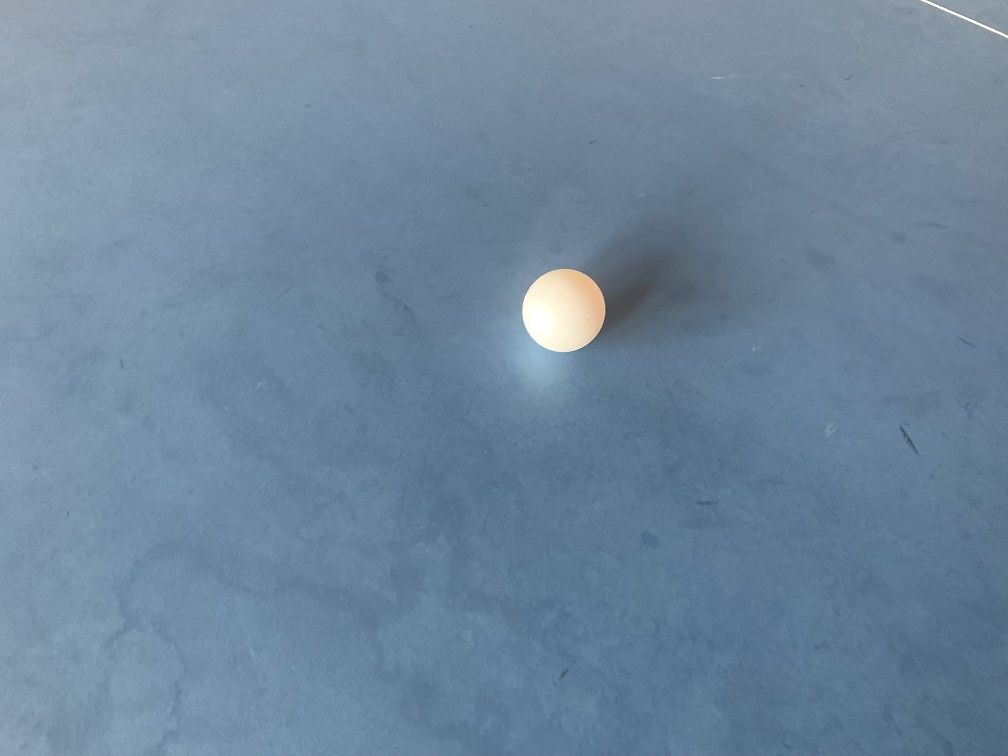
//> input picture Assignment/balls/Ball1.jpg, 1008 x 756 px
$ ./Balls_MyApplication_Solution_1   (built with g++ and OpenCV 4)
//> lines starting //> are read from the running program, lines starting //| are printed output that depends on the picture; after the words box and inside, x2 and y2 are one past the last pixel; in counts of white or black regions, pixels touching at a corner belong together
#include <iostream>
#include <sys/stat.h>
#include <opencv2/opencv.hpp>
#include <vector>

using namespace std;
using namespace cv;

float colorDistance(const Vec3f &color1, const Vec3f &color2)
{
    return norm(color1 - color2);
}

int main()
{
    vector<string> filenames = {
        "/Users/navi/Desktop/open_cv/Assignment/balls/Ball1.jpg",
        "/Users/navi/Desktop/open_cv/Assignment/balls/Ball2.jpg",
        "/Users/navi/Desktop/open_cv/Assignment/balls/Ball3.jpg",
        "/Users/navi/Desktop/open_cv/Assignment/balls/Ball4.jpg",
        "/Users/navi/Desktop/open_cv/Assignment/balls/Ball5.jpg",
        "/Users/navi/Desktop/open_cv/Assignment/balls/Ball6.jpg",
        "/Users/navi/Desktop/open_cv/Assignment/balls/Ball7.jpg",
        "/Users/navi/Desktop/open_cv/Assignment/balls/Ball8.jpg",
        "/Users/navi/Desktop/open_cv/Assignment/balls/Ball9.jpg",
        "/Users/navi/Desktop/open_cv/Assignment/balls/Ball10.jpg"};

    vector<vector<pair<Point2f, float>>> groundTruths = {
        {{Point2f(564.5, 311.5), 83}},
        {{Point2f(432, 456.5), 136.5}},
        {{Point2f(414.5, 407), 95.5}},
        {{Point2f(363, 380), 113}},
        {{Point2f(146.5, 472), 85.5},
         {Point2f(440.5, 362), 84.5},
         {Point2f(711.5, 481.5), 84}},
        {{Point2f(383.5, 330.5), 96}},
        {{Point2f(529, 282), 70}},
        {{Point2f(523.5, 458.5), 61}},
        {{Point2f(531.5, 403.5), 59}},
        {{Point2f(494.5, 215.5), 41}}};

    for (int i = 0; i < filenames.size(); i++)
    {
        Mat src = imread(filenames[i], IMREAD_COLOR);
//> src is the input picture: 756 rows x 1008 cols, CV_8UC3; mean B, G, R 156.3, 134, 110.4

        // Apply Gaussian Blur
        // GaussianBlur(src, src, Size(3, 3), 1, 1);

        // imshow("guassian blur",src);
        // waitKey(0);

        // Convert image to float type for kmeans
        Mat data;
        src.convertTo(data, CV_32F);
        data = data.reshape(1, data.total());

        // Use KMeans to cluster the image colors into K clusters
        Mat labels, centers;
        int K = 50;
        kmeans(data, K, labels, TermCriteria(TermCriteria::EPS + TermCriteria::COUNT, 20, 0.2), 4, KMEANS_PP_CENTERS, centers);
//> centers = 50 rows, first 8: [157.5, 132, 105], [177.4, 156.7, 133.5], [198.7, 225.5, 241.7], [142.9, 118, 91.66], [106.3, 94.67, 83.85], [164, 139.5, 112.8], [172.1, 149.6, 123.9], [151, 130.2, 110.1]

        Vec3f white(255, 255, 255);
        Vec3f orange(0, 145, 255);
        vector<int>
            relevantClusters;

        for (int k = 0; k < K; k++)
        {
            Vec3f clusterColor(centers.at<float>(k, 0), centers.at<float>(k, 1), centers.at<float>(k, 2));
            if (colorDistance(clusterColor, white) < 125.0f || colorDistance(clusterColor, orange) < 100.0f)
            {
                relevantClusters.push_back(k);
            }
        }
//> this loop made 50 passes
//> clusterColor on passes 1 to 12: [157.5, 132, 105], [177.4, 156.7, 133.5], [198.7, 225.5, 241.7], [142.9, 118, 91.66], [106.3, 94.67, 83.85], [164, 139.5, 112.8], [172.1, 149.6, 123.9], [151, 130.2, 110.1], [151.4, 124.2, 95.39], [161.6, 145.4, 129], [179.9, 164.2, 148.4], [124, 107.6, 91]

        Mat clusterImg = src.clone();
        for (int y = 0; y < src.rows; y++)
        {
            for (int x = 0; x < src.cols; x++)
            {
                int label = labels.at<int>(y * src.cols + x);
                if (std::find(relevantClusters.begin(), relevantClusters.end(), label) != relevantClusters.end())
                {
                    Vec3f clusterColor(centers.at<float>(label, 0), centers.at<float>(label, 1), centers.at<float>(label, 2));
                    clusterImg.at<Vec3b>(y, x) = clusterColor;
                }
                else
                {
                    clusterImg.at<Vec3b>(y, x) = Vec3b(0, 0, 0); // color irrelevant clusters with black for clarity
                }
            }
        }
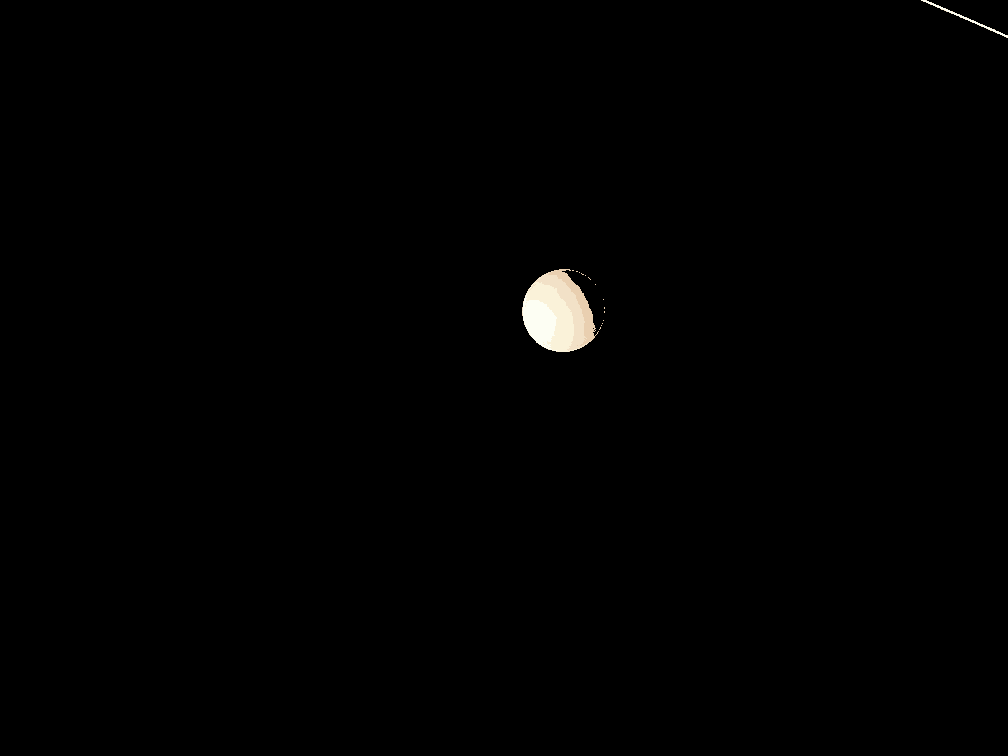
//> clusterImg: 756 rows x 1008 cols, CV_8UC3; mean B, G, R 1.3, 1.5, 1.5

        imshow("Relevant Clusters", clusterImg);
        waitKey(0);

        Mat binImg = Mat::zeros(src.size(), CV_8U);
        for (int y = 0; y < src.rows; y++)
        {
            for (int x = 0; x < src.cols; x++)
            {
                int label = labels.at<int>(y * src.cols + x);
                if (std::find(relevantClusters.begin(), relevantClusters.end(), label) != relevantClusters.end())
                {
                    binImg.at<uchar>(y, x) = 255;
                }
            }
        }
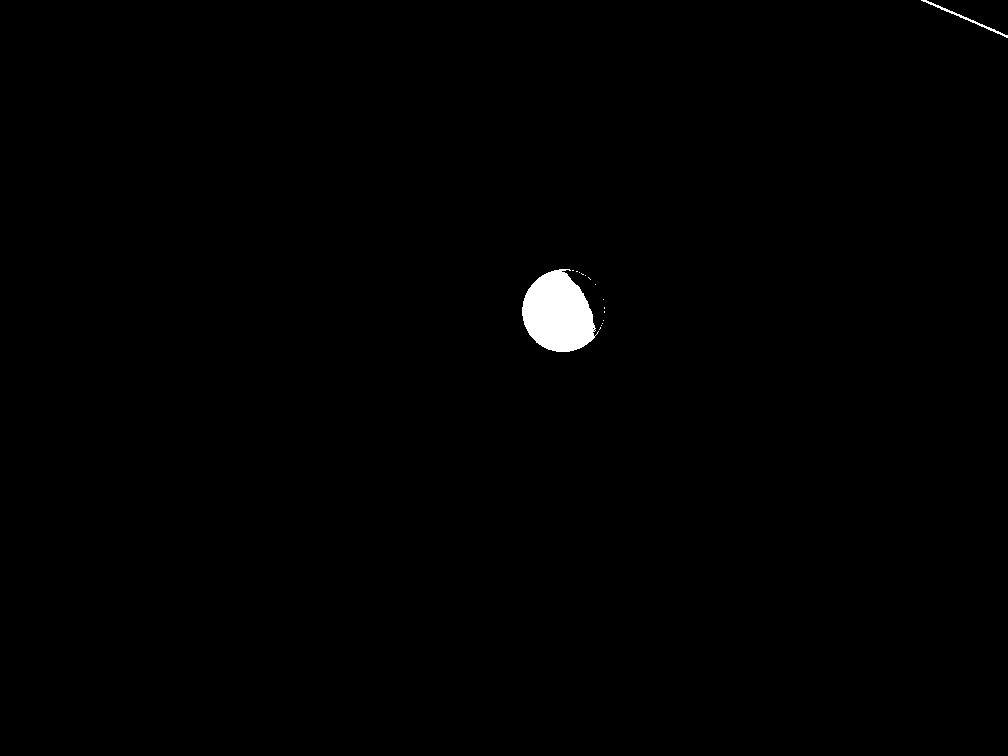
//> binImg: 756 rows x 1008 cols, CV_8UC1; 0.62% white; 16 white regions (14 under 20 px)

        // Find contours
        vector<vector<Point>> contours;
        findContours(binImg, contours, RETR_EXTERNAL, CHAIN_APPROX_SIMPLE);
//> contours = 16 contours, 14 with area under 20; largest, box (x1, y1, x2, y2) and area: (522, 269, 599, 352) 4346, (921, 0, 1008, 38) 135

        // Analyze contours
        vector<pair<Point2f, float>> detectedBalls;
        for (const auto &contour : contours)
        {
            float circularity = (4 * CV_PI * contourArea(contour)) / (pow(arcLength(contour, true), 2));
            if (circularity > 0.4 && circularity <= 1.2)
            {
                Point2f center;
                float radius;
                minEnclosingCircle(contour, center, radius);
                if (radius > 20 && radius < 70) // Size filtering
                {
                    detectedBalls.push_back({center, 2 * radius});
                }
            }
        }
//> this loop made 16 passes
//> (circularity, center, radius) on pass 15: (0.649, Point(562.4, 310), 41.55)
//> (contour, circularity) on passes 2 to 7: (1 Point (x, y): [601, 325], nan), (1 Point (x, y): [602, 323], nan), (1 Point (x, y): [603, 320], nan), (2 Points (x, y): [604, 311], [604, 312], 0), (2 Points (x, y): [604, 307], [604, 308], 0), (1 Point (x, y): [603, 299], nan)

        // Display processed image
        Mat display = src.clone();
        for (const auto &ball : detectedBalls)
        {
            circle(display, ball.first, ball.second / 2, Scalar(0, 255, 0), 2);
            circle(display, ball.first, 2, Scalar(0, 255, 0), -1);
        }
//> this loop made 1 pass
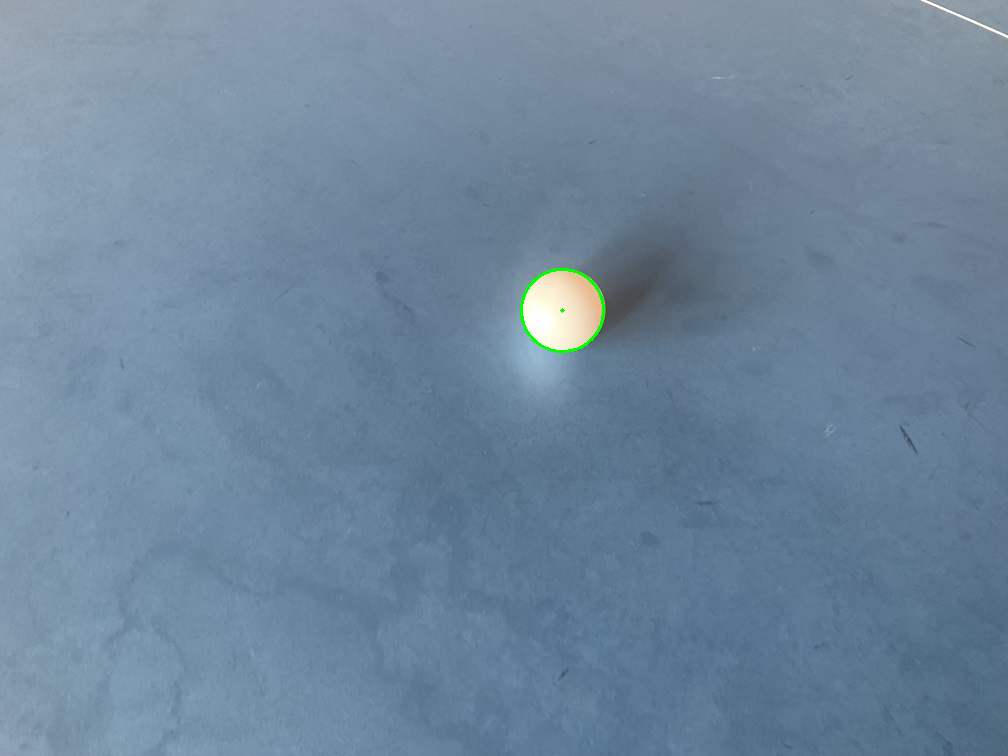
//> display: 756 rows x 1008 cols, CV_8UC3; 0.1% of pixels changed, all inside (x1, y1, x2, y2) = (520, 268, 605, 353)

        string outputDirectory = "/Users/navi/Desktop/open_cv/Assignment/balls/Processed_Ball";
        mkdir(outputDirectory.c_str(), S_IRWXU | S_IRWXG | S_IROTH | S_IXOTH);

        string outputFilename = outputDirectory + "/Cluster_Image_Solution_1_" + to_string(i + 1) + ".jpg";
        imwrite(outputFilename, clusterImg);

        string outputFilename1 = outputDirectory + "/Final_Image_Solution_1_" + to_string(i + 1) + ".jpg";
        imwrite(outputFilename1, display);

        imshow("Detected Balls", display);
        waitKey(0);

        // Print results
        cout << "Image: " << filenames[i] << endl;
        cout << "Ground Truth vs Detected" << endl;
        for (int j = 0; j < groundTruths[i].size(); j++)
        {
            cout << "Ground Truth: Center=(" << groundTruths[i][j].first.x << ", " << groundTruths[i][j].first.y << "), Diameter=" << groundTruths[i][j].second << endl;
            if (j < detectedBalls.size())
                cout << "Detected: Center=(" << detectedBalls[j].first.x << ", " << detectedBalls[j].first.y << "), Diameter=" << detectedBalls[j].second << endl;
            else
                cout << "Detected: None" << endl;
        }
        cout << "-----------------------------" << endl;
    }
//> pass 2 of the loop `for (int i = 0; i < filenames.size(); i++)`:
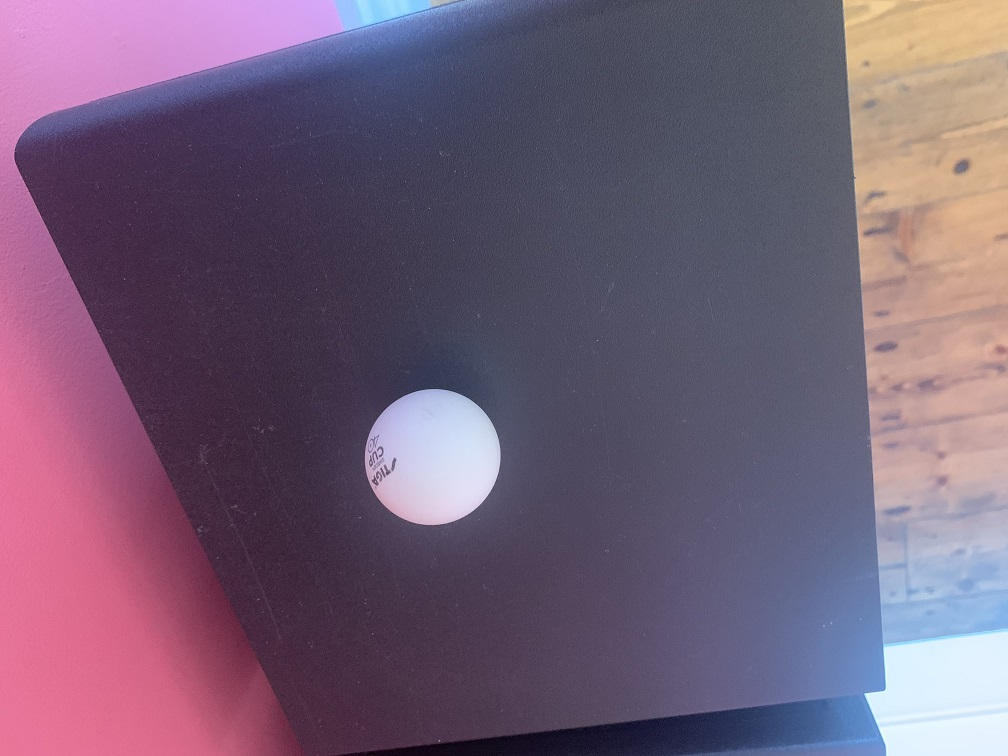
//> input picture Assignment/balls/Ball2.jpg, 1008 x 756 px
//> src is the input picture: 756 rows x 1008 cols, CV_8UC3; mean B, G, R 118.4, 95.1, 116.1
//> centers = 50 rows, first 8: [219.8, 152.6, 221.2], [106.7, 86.95, 87.81], [82.68, 59.03, 76.77], [145, 109, 221.7], [143.6, 174.9, 211.5], [241.4, 218.3, 213.2], [157.5, 110.3, 99.22], [186.2, 164.5, 169]
//> the loop `for (int k = 0; k < K; k++)` made 50 passes
//> after the loop `for (int y = 0; y < src.rows; y++)`:
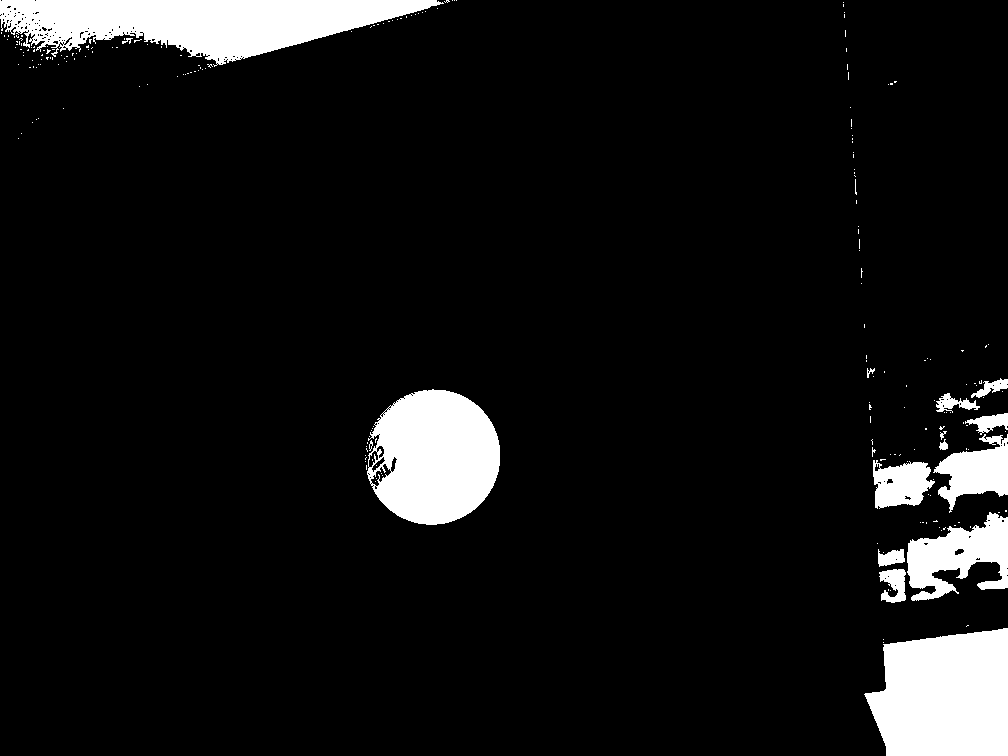
//> binImg: 756 rows x 1008 cols, CV_8UC1; 7.8% white; 224 white regions (208 under 20 px)
//> contours = 218 contours, 205 with area under 20; largest, box (x1, y1, x2, y2) and area: (0, 0, 444, 67) 16700, (864, 628, 1008, 756) 15072, (367, 389, 500, 525) 13901, (907, 512, 1008, 601) 4810, (933, 434, 1008, 513) 2928
//> the loop `for (const auto &contour : contours)` made 218 passes
//> (circularity, center, radius) on passes 3, 9, 23, 45, 53, 71, 86, 87: (0.7, Point(946.5, 691.5), 87.71), (0.434, Point(890.5, 556.8), 14.73), (0.785, Point(1005.5, 510.5), 0.707), (0.473, Point(942.9, 444.2), 5.61), (0.785, Point(925.5, 428.5), 0.707), (0.692, Point(432.6, 456.8), 68.22), (0.539, Point(962, 350), 1), (0.539, Point(985.5, 346), 1.12)
//> the loop `for (const auto &ball : detectedBalls)` made 1 pass
//> after the loop `for (const auto &ball : detectedBalls)`:
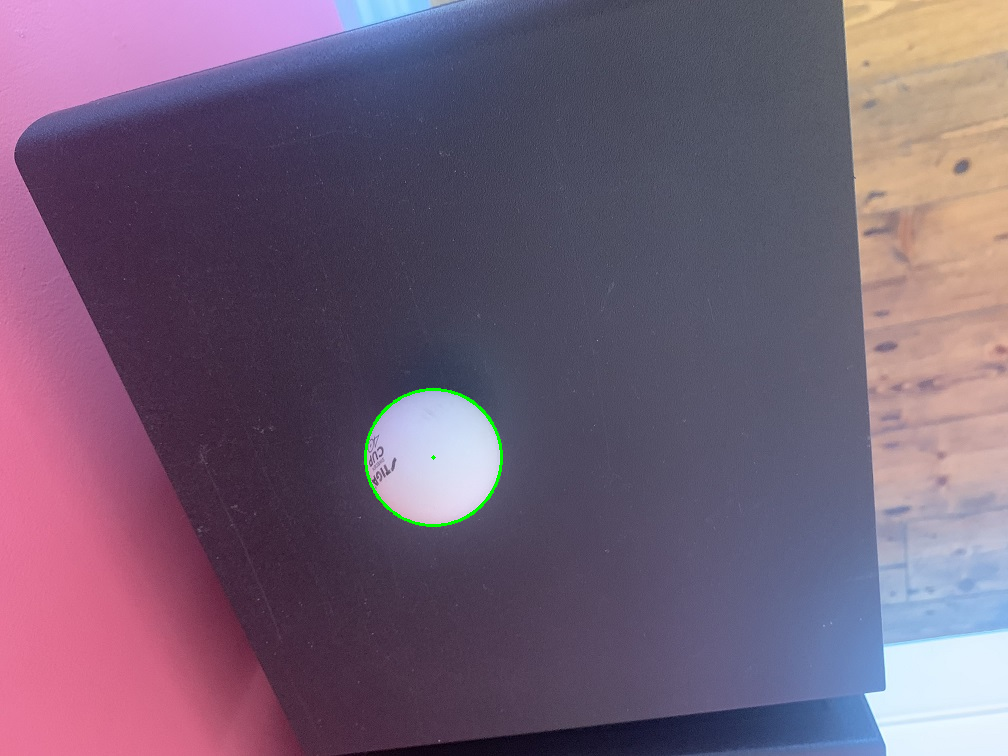
//> display: 756 rows x 1008 cols, CV_8UC3; 0.17% of pixels changed, all inside (x1, y1, x2, y2) = (364, 388, 503, 527)
//> the loop `for (int j = 0; j < groundTruths[i].size(); j++)` made 1 pass
//| Detected: Center=(432.613, 456.81), Diameter=136.447
//> (the run ends here: the time limit is reached, at `kmeans(data, K, labels, TermCriteria(TermCriteria::EPS + TermCriteria:..`)
